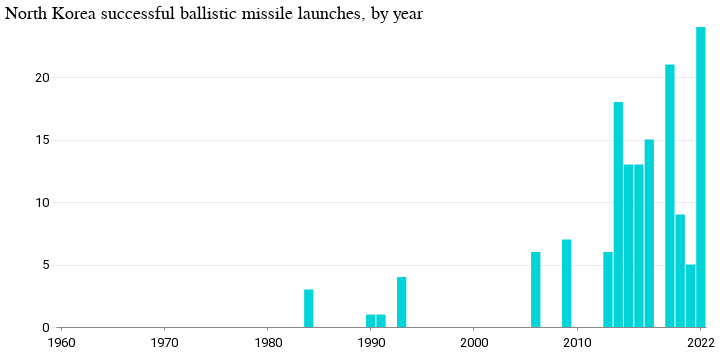

The cell this chart's notebook holds for it:
### Code cell
bars = (
    alt.Chart(missile_total_all)
    .mark_bar()
    .encode(
        x=alt.X(
            "year:N",
            axis=alt.Axis(
                values=["1960", "1970", "1980", "1990", "2000", "2010", "2022"],
            ),
            title="",
        ),
        y=alt.Y("count:Q", axis=alt.Axis(tickCount=6), title=""),
    )
)

# text = bars.mark_text(
#     align="left",
#     baseline="middle",
#     dx=-6,
#     dy=-8,
# ).encode(text="count:Q")

(bars).properties(
    height=300,
    width=650,
    title="North Korea successful ballistic missile launches, by year",
)

### Figure 1 — Vega-Lite specification as saved in the notebook (floating-point values rounded to 4 significant figures)
{"config": {"view": {"width": 800, "height": 450, "strokeOpacity": 0}, "background": "#ffffff", "title": {"anchor": "start", "font": "Summit Sans", "fontColor": "palette[\"black\"]", "fontSize": 18, "fontWeight": "normal"}, "arc": {"fill": "#00d4d8"}, "area": {"fill": "#00d4d8"}, "line": {"stroke": "#00d4d8", "strokeWidth": 3}, "path": {"stroke": "#00d4d8"}, "rect": {"fill": "#00d4d8"}, "shape": {"stroke": "#00d4d8"}, "bar": {"fill": "#00d4d8"}, "point": {"stroke": "#00d4d8"}, "symbol": {"fill": "#00d4d8", "size": 30}, "axis": {"titleFont": "Roboto", "titleFontSize": 15, "titleFontWeight": "normal", "labelFont": "Roboto, sans", "labelFontSize": 13, "labelFontWeight": "normal"}, "axisX": {"labelAngle": 0, "labelPadding": 6, "tickSize": 3, "grid": false}, "axisY": {"labelBaseline": "middle", "maxExtent": 45, "minExtent": 45, "titleAlign": "left", "titleAngle": 0, "titleX": -45, "titleY": -11, "domainOpacity": 0, "gridWidth": 0.6, "gridColor": "#dddddd", "offset": 6, "tickSize": 0, "titleColor": "#767676"}, "legend": {"titleFont": "Roboto", "titleFontSize": 15, "titleFontWeight": "normal", "symbolType": "square", "labelFont": "Roboto, sans", "labelFontSize": 13}, "range": {"category": ["#005f66", "#e37e2d", "#d64a3b", "#76b0ef", "#c1bc40"], "diverging": ["#e68a4f", "#f4bb6a", "#f9e39c", "#dadfe2", "#a6b7c6", "#849eae"], "heatmap": ["#7ff6f6", "#00eeef", "#00d4d8", "#00abb2", "#00848b", "#fbf2c7", "#00363d"], "ordinal": ["#7ff6f6", "#00eeef", "#00d4d8", "#00abb2", "#00848b", "#fbf2c7", "#00363d"], "ramp": ["#7ff6f6", "#00eeef", "#00d4d8", "#00abb2", "#00848b", "#fbf2c7", "#00363d"]}}, "data": {"name": "data-f20c8e1f307956b553bd71babd65d5cb"}, "mark": "bar", "encoding": {"x": {"axis": {"values": ["1960", "1970", "1980", "1990", "2000", "2010", "2022"]}, "field": "year", "title": "", "type": "nominal"}, "y": {"axis": {"tickCount": 6}, "field": "count", "title": "", "type": "quantitative"}}, "height": 300, "title": "North Korea successful ballistic missile launches, by year", "width": 650, "$schema": "https://vega.github.io/schema/vega-lite/v4.17.0.json", "datasets": {"data-f20c8e1f307956b553bd71babd65d5cb": [{"year": "1960", "count": 0.0}, {"year": "1961", "count": 0.0}, {"year": "1962", "count": 0.0}, {"year": "1963", "count": 0.0}, {"year": "1964", "count": 0.0}, {"year": "1965", "count": 0.0}, {"year": "1966", "count": 0.0}, {"year": "1967", "count": 0.0}, {"year": "1968", "count": 0.0}, {"year": "1969", "count": 0.0}, {"year": "1970", "count": 0.0}, {"year": "1971", "count": 0.0}, {"year": "1972", "count": 0.0}, {"year": "1973", "count": 0.0}, {"year": "1974", "count": 0.0}, {"year": "1975", "count": 0.0}, {"year": "1976", "count": 0.0}, {"year": "1977", "count": 0.0}, {"year": "1978", "count": 0.0}, {"year": "1979", "count": 0.0}, {"year": "1980", "count": 0.0}, {"year": "1981", "count": 0.0}, {"year": "1982", "count": 0.0}, {"year": "1983", "count": 0.0}, {"year": "1984", "count": 3.0}, {"year": "1985", "count": 0.0}, {"year": "1986", "count": 0.0}, {"year": "1987", "count": 0.0}, {"year": "1988", "count": 0.0}, {"year": "1989", "count": 0.0}, {"year": "1990", "count": 1.0}, {"year": "1991", "count": 1.0}, {"year": "1992", "count": 0.0}, {"year": "1993", "count": 4.0}, {"year": "1994", "count": 0.0}, {"year": "1995", "count": 0.0}, {"year": "1996", "count": 0.0}, {"year": "1997", "count": 0.0}, {"year": "1998", "count": 0.0}, {"year": "1999", "count": 0.0}, {"year": "2000", "count": 0.0}, {"year": "2001", "count": 0.0}, {"year": "2002", "count": 0.0}, {"year": "2003", "count": 0.0}, {"year": "2004", "count": 0.0}, {"year": "2005", "count": 0.0}, {"year": "2006", "count": 6.0}, {"year": "2007", "count": 0.0}, {"year": "2008", "count": 0.0}, {"year": "2009", "count": 7.0}, {"year": "2010", "count": 0.0}, {"year": "2011", "count": 0.0}, {"year": "2012", "count": 0.0}, {"year": "2013", "count": 6.0}, {"year": "2014", "count": 18.0}, {"year": "2015", "count": 13.0}, {"year": "2016", "count": 13.0}, {"year": "2017", "count": 15.0}, {"year": "2018", "count": 0.0}, {"year": "2019", "count": 21.0}, {"year": "2020", "count": 9.0}, {"year": "2021", "count": 5.0}, {"year": "2022", "count": 24.0}]}}
